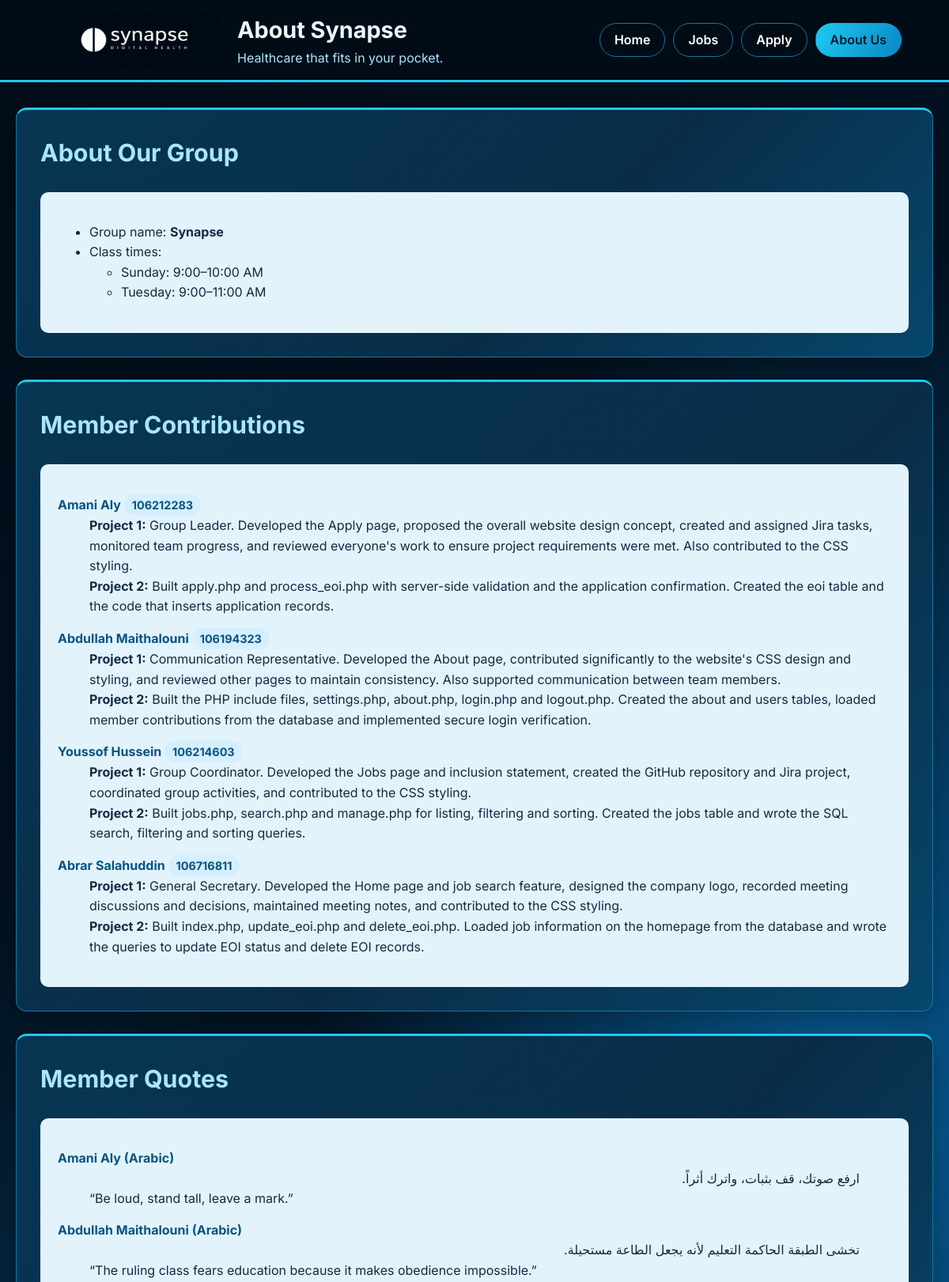
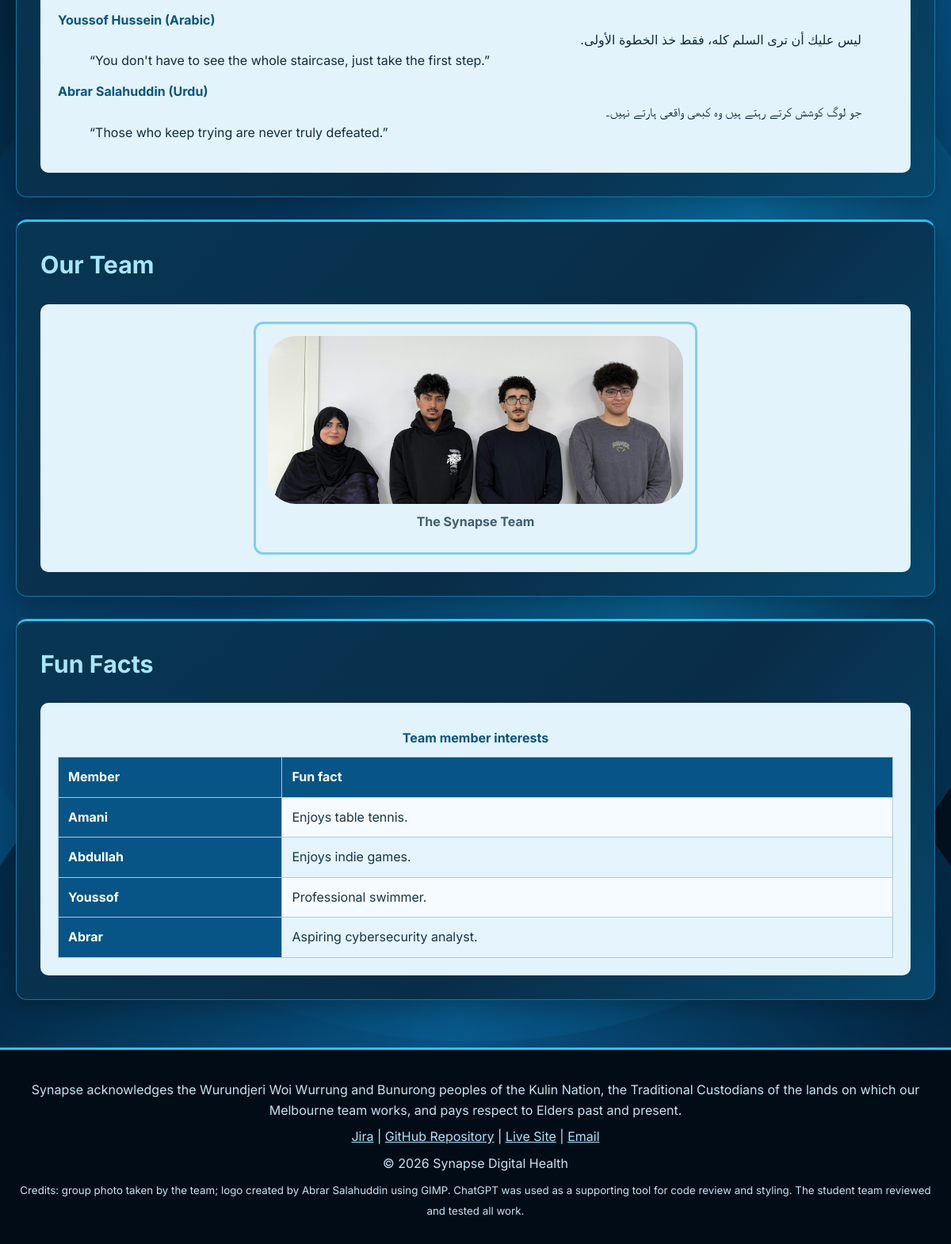
Page /about.php on the committed database (2 pictures, top to bottom).
### tables this page shows
CREATE TABLE about (
  id INT AUTO_INCREMENT PRIMARY KEY,
  member_name VARCHAR(50) NOT NULL,
  student_id VARCHAR(10) NOT NULL,
  part1_contribution TEXT NOT NULL,
  part2_contribution TEXT NOT NULL,
  quote_language VARCHAR(20) NOT NULL,
  lang_code VARCHAR(5) NOT NULL,
  quote TEXT NOT NULL,
  translation TEXT NOT NULL
);

### about.php (the view, shortened to what this page needs)
<?php
$page = "about";
require_once "settings.php";
$heading = "About Synapse";
$credits = 'Credits: group photo taken by the team; logo created by Abrar Salahuddin using GIMP. ChatGPT was used
            as a supporting tool for code review and styling. The student team reviewed and tested all work.';
?>
<!DOCTYPE html>
<html lang="en">
<head>
    <link rel="stylesheet" href="styles.css">
</head>
<body class="about-page">
    <?php include "header.inc"; ?>
    <main id="main-content">
        <section aria-labelledby="group-heading">
            <h2 id="group-heading">About Our Group</h2>
            <div class="inner">
                <ul>
                    <li>Group name: <strong>Synapse</strong></li>
                    <li>Class times:
                        <ul>
                            <li>Sunday: 9:00–10:00 AM</li>
                            <li>Tuesday: 9:00–11:00 AM</li>
                        </ul>
                    </li>
                </ul>
            </div>
        </section>
        <section aria-labelledby="contributions-heading">
            <h2 id="contributions-heading">Member Contributions</h2>
            <div class="inner">
                <dl>
                        <?php
                        $members = [];
                        if ($conn) {
                            $result = mysqli_query($conn, "SELECT * FROM about ORDER BY id");
                            while ($row = mysqli_fetch_assoc($result)) {
                                $members[] = $row;
                            }
                            foreach ($members as $m) {
                                echo '<dt>' . htmlspecialchars($m["member_name"]) . ' <span class="student-id">' . htmlspecialchars($m["student_id"]) . '</span></dt>';
                                echo '<dd><strong>Project 1:</strong> ' . htmlspecialchars($m["part1_contribution"]) . '</dd>';
                                echo '<dd><strong>Project 2:</strong> ' . htmlspecialchars($m["part2_contribution"]) . '</dd>';
                            }
                        } else {
                            echo '<dt>Error</dt><dd>Member details could not be loaded.</dd>';
                        }
                        ?>
                        </dl>
            </div>
        </section>
        <section aria-labelledby="quotes-heading">
            <h2 id="quotes-heading">Member Quotes</h2>
            <div class="inner">
            <dl class="quotes">
                <?php
                foreach ($members as $m) {
                    echo '<dt>' . htmlspecialchars($m["member_name"]) . ' (' . htmlspecialchars($m["quote_language"]) . ')</dt>';
                    echo '<dd lang="' . htmlspecialchars($m["lang_code"]) . '" dir="rtl">' . htmlspecialchars($m["quote"]) . '</dd>';
                    echo '<dd><q>' . htmlspecialchars($m["translation"]) . '</q></dd>';
                }
                ?>
                </dl>
            </div>
        </section>
        <section aria-labelledby="team-heading">
            <h2 id="team-heading">Our Team</h2>
            <div class="inner">
                <figure>
                    <img src="images/group-photo.jpeg" alt="The four Synapse team members standing side by side"
                        width="500" height="203" loading="lazy">
                    <figcaption style="font-weight:bold;">
                        The Synapse Team
                    </figcaption>
                </figure>
            </div>
        </section>
        <section class="fun-facts" aria-labelledby="facts-heading">
            <h2 id="facts-heading">Fun Facts</h2>
            <div class="inner">
                <table>
                    <caption>Team member interests</caption>
                    <thead>
                        <tr>
                            <th scope="col">Member</th>
                            <th scope="col">Fun fact</th>
                        </tr>
                    </thead>
                    <tbody>
                        <tr>
                            <th scope="row">Amani</th>
                            <td>Enjoys table tennis.</td>
                        </tr>
                        <tr>
                            <th scope="row">Abdullah</th>
                            <td>Enjoys indie games.</td>
                        </tr>
                        <tr>
                            <th scope="row">Youssof</th>
                            <td>Professional swimmer.</td>
                        </tr>
                        <tr>
                            <th scope="row">Abrar</th>
                            <td>Aspiring cybersecurity analyst.</td>
                        </tr>
                    </tbody>
                </table>
            </div>
        </section>
    </main>
    <?php include "footer.inc"; ?>
</body>
</html>

### header.inc
<header>
        <img src="images/synapse-logo.png" alt="Synapse logo" class="brand-logo">
        <div class="header-title">
            <h1><?php echo $heading; ?></h1>
            <p class="tagline">Healthcare that fits in your pocket.</p>
        </div>
        <?php include "nav.inc"; ?>
    </header>

### nav.inc
<nav aria-label="Main navigation">
            <ul>
                <li><a href="index.php"<?php if ($page == "home") echo ' aria-current="page"'; ?>>Home</a></li>
                <li><a href="jobs.php"<?php if ($page == "jobs") echo ' aria-current="page"'; ?>>Jobs</a></li>
                <li><a href="apply.php"<?php if ($page == "apply") echo ' aria-current="page"'; ?>>Apply</a></li>
                <li><a href="about.php"<?php if ($page == "about") echo ' aria-current="page"'; ?>>About Us</a></li>
            </ul>
        </nav>

### footer.inc
<footer>
        <p>Synapse acknowledges the Wurundjeri Woi Wurrung and Bunurong peoples of the Kulin Nation,
            the Traditional Custodians of the lands on which our Melbourne team works,
            and pays respect to Elders past and present.</p>
        <p>
            <a href="https://synapse2026.atlassian.net/jira/software/projects/SCRUM/boards/1/backlog">Jira</a> |
            <a href="https://github.com/106214603ysf/Synpase-Web-Technology-Project">GitHub Repository</a> |
            <a href="https://106214603ysf.github.io/Synpase-Web-Technology-Project/">Live Site</a> |
            <a href="mailto:info@synapse-health.com">Email</a>
        </p>
        <p>&copy; 2026 Synapse Digital Health</p>
        <small><?php echo $credits; ?></small>
    </footer>

### styles.css (style rules this page uses)
:root { --dark: #020d18; --navy: #041a2c; --blue: #063b65; --cyan: #20c9f3; --light-blue: #a8e6ff; --card: #f0f9ff; --text: #eaf8ff; --dark-text: #102c43; --border: #1676a3; }
* { box-sizing: border-box; }
html { scroll-behavior: smooth; }
body { margin: 0; min-height: 100vh; font: 1rem/1.6 "Segoe UI", Arial, sans-serif; color: var(--text); background: radial-gradient(ellipse at 90% 45%, #075c96 0%, transparent 45%), radial-gradient(ellipse at 5% 85%, #064b79 0%, transparent 40%), linear-gradient(145deg, #020d18, #03182b 60%, #020d18); background-attachment: fixed; }
body::before, body::after { content: ""; position: fixed; left: -10%; width: 120%; height: 45%; border-radius: 50%; pointer-events: none; z-index: -1; }
body::before { bottom: 8%; background: linear-gradient(110deg, transparent 5%, #053b67 35%, #0874a9 65%, #031d39 95%); transform: rotate(-9deg); opacity: 0.8; }
body::after { bottom: -20%; background: linear-gradient(100deg, #02192d, #07588c 45%, #031a31 90%); transform: rotate(8deg); opacity: 0.9; }
#main-content, #frontend, #ux { scroll-margin-top: 20px; }
a { color: var(--light-blue); }
img { max-width: 100%; height: auto; }
h2 { margin-top: 0; color: var(--light-blue); font-size: 1.9rem; }
header { display: flex; align-items: center; gap: 20px; padding: 14px 5%; background: #020c16; border-bottom: 3px solid var(--cyan); }
.brand-logo { display: block; width: 220px; height: auto; flex: 0 0 220px; object-fit: contain; }
.header-title { margin-right: auto; }
header h1 { margin: 0; font-size: 1.8rem; }
.tagline { margin: 0; color: var(--light-blue); }
nav ul { display: flex; flex-wrap: wrap; gap: 10px; margin: 0; padding: 0; list-style: none; }
nav a { display: inline-block; padding: 8px 18px; color: white; border: 1px solid var(--border); border-radius: 999px; text-decoration: none; font-weight: 600; }
nav a[aria-current="page"] { background: linear-gradient(120deg, #20c9f3, #0788c3); border-color: transparent; color: #031827; }
main { max-width: 1200px; margin: auto; padding: 32px 20px; }
main > section, .feature-strip { margin: 0 0 28px; padding: 30px; background: linear-gradient(135deg, #073653, #092d49 60%, #06476c); border: 1px solid var(--border); border-top: 3px solid var(--cyan); border-radius: 14px; box-shadow: 0 12px 30px #00000040; }
.inner { display: flow-root; padding: 22px; background: #e3f3fc; color: var(--dark-text); border-radius: 10px; }
table { width: 100%; border-collapse: collapse; }
caption { padding: 10px; color: #075481; font-weight: bold; }
th, td { padding: 12px; border: 1px solid #a8cde0; text-align: left; }
th { background: #075486; color: white; }
td { background: #f6fbff; color: #17344b; }
figure { margin: 0 auto; }
figcaption { padding: 10px; text-align: center; color: #a9c8cf; }
.inner figcaption { color: #3f5d70; }
.student-id { display: inline-block; padding: 2px 10px; background: #d5efff; border-radius: 999px; font-size: 0.9rem; }
.about-page dt { margin-top: 14px; color: #075481; font-weight: bold; }
.about-page figure { max-width: 560px; padding: 15px; border: 3px solid #7dcff2; border-radius: 12px; }
.about-page figure img { display: block; width: 100%; height: auto; border-radius: 35px; }
.fun-facts tbody tr:nth-child(even) td { background: #e5f4fc; }
footer { padding: 30px 20px; background: #020c16; border-top: 3px solid var(--cyan); text-align: center; color: #c5e4f2; }
footer p { margin: 8px 0; }

### about.php (style rules this page uses)
.about-page .quotes dd[dir="rtl"] { text-align: right; }
.about-page .student-id { color: #075481; }
* { font-family: "Inter", sans-serif; }

### rows in the picture
about: member_name "Amani Aly", student "106212283", part1_contribution "Group Leader. Developed the Apply page, proposed the overall website design concept, created and assigned Jira tasks, monitored team progress, and reviewed everyone's work to ensure project requirements were met. Also contributed to the CSS styling.", part2_contribution "Built apply.php and process_eoi.php with server-side validation and the application confirmation. Created the eoi table and the code that inserts application records.", quote_language "Arabic", quote "ارفع صوتك، قف بثبات، واترك أثراً.", translation "Be loud, stand tall, leave a mark."
about: member_name "Abdullah Maithalouni", student "106194323", part1_contribution "Communication Representative. Developed the About page, contributed significantly to the website's CSS design and styling, and reviewed other pages to maintain consistency. Also supported communication between team members.", part2_contribution "Built the PHP include files, settings.php, about.php, login.php and logout.php. Created the about and users tables, loaded member contributions from the database and implemented secure login verification.", quote_language "Arabic", quote "تخشى الطبقة الحاكمة التعليم لأنه يجعل الطاعة مستحيلة.", translation "The ruling class fears education because it makes obedience impossible."
about: member_name "Youssof Hussein", student "106214603", part1_contribution "Group Coordinator. Developed the Jobs page and inclusion statement, created the GitHub repository and Jira project, coordinated group activities, and contributed to the CSS styling.", part2_contribution "Built jobs.php, search.php and manage.php for listing, filtering and sorting. Created the jobs table and wrote the SQL search, filtering and sorting queries.", quote_language "Arabic", quote "ليس عليك أن ترى السلم كله، فقط خذ الخطوة الأولى.", translation "You don't have to see the whole staircase, just take the first step."
about: member_name "Abrar Salahuddin", student "106716811", part1_contribution "General Secretary. Developed the Home page and job search feature, designed the company logo, recorded meeting discussions and decisions, maintained meeting notes, and contributed to the CSS styling.", part2_contribution "Built index.php, update_eoi.php and delete_eoi.php. Loaded job information on the homepage from the database and wrote the queries to update EOI status and delete EOI records.", quote_language "Urdu", quote "جو لوگ کوشش کرتے رہتے ہیں وہ کبھی واقعی ہارتے نہیں۔", translation "Those who keep trying are never truly defeated."

### other values in the picture
$heading "About Synapse"
$credits "Credits: group photo taken by the team; logo created by Abrar Salahuddin using GIMP. ChatGPT was used as a supporting tool for code review and styling. The student team reviewed and tested all work."
